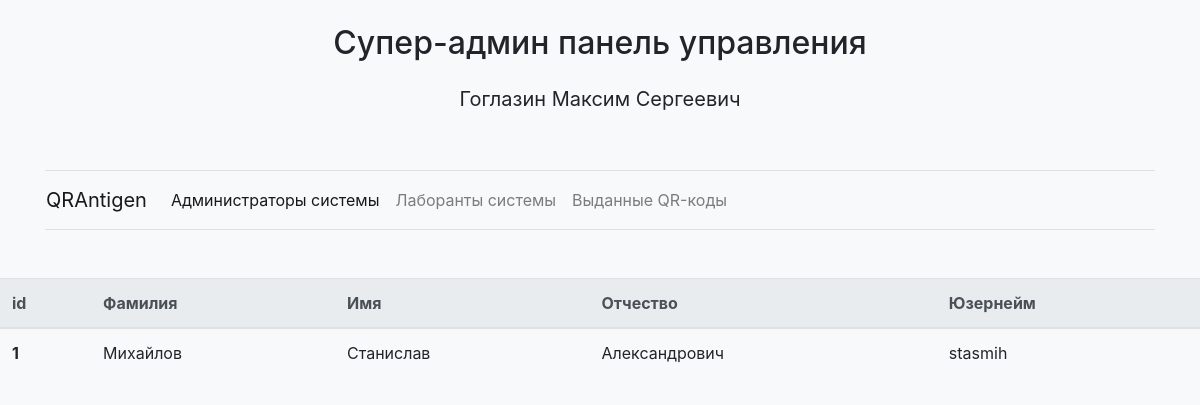
The page /superadmin/admins on the database its author committed.
### models.py (models this page shows, shortened)
class SuperAdmin(db.Model):
    id = db.Column(db.Integer, primary_key=True)
    username = db.Column(db.String(64), index=True, unique=True)
    password_hash = db.Column(db.String(128))
    first_name = db.Column(db.String(64), index=True)
    last_name = db.Column(db.String(64), index=True)
    patronymic = db.Column(db.String(64), index=True)
    privileged_admins = db.relationship('Admin', backref='privileged_by', lazy='dynamic')

class Admin(db.Model):
    id = db.Column(db.Integer, primary_key=True)
    username = db.Column(db.String(64), index=True, unique=True)
    password_hash = db.Column(db.String(128))
    first_name = db.Column(db.String(64), index=True)
    last_name = db.Column(db.String(64), index=True)
    patronymic = db.Column(db.String(64), index=True)
    privileged_by_id = db.Column(db.Integer, db.ForeignKey('super_admin.id'))
    privileged_doctors = db.relationship('Doctor', backref='privileged_by', lazy='dynamic')

### app.py (the view)
@app.route('/superadmin')
@app.route('/superadmin/admins')
def superadmin_panel_admins():
    admins = Admin().query.all()
    superadmin = SuperAdmin.query.get(1)
    return render_template('/superadmin/admins.html', superadmin=superadmin, data=admins)

### templates/superadmin/admins.html
{% extends 'superadmin/base.html' %}
{% block nav %}
    <div class="navbar-nav">
        <a class="nav-item nav-link active" href="/superadmin/admins">Администраторы системы</a>
        <a class="nav-item nav-link" href="/superadmin/doctors">Лаборанты системы</a>
        <a class="nav-item nav-link" href="/superadmin/passes">Выданные QR-коды</a>
    </div>
{% endblock %}
{% block content %}
    <table class="table mt-5">
        <thead class="thead-light">
        <tr>
            <th scope="col">id</th>
            <th scope="col">Фамилия</th>
            <th scope="col">Имя</th>
            <th scope="col">Отчество</th>
            <th scope="col">Юзернейм</th>
        </tr>
        </thead>
        <tbody>
        {% for row in data %}
            <tr>
                <th scope="row">{{ row['id'] }}</th>
                <td>{{ row['last_name'] }}</td>
                <td>{{ row['first_name'] }}</td>
                <td>{{ row['patronymic'] }}</td>
                <td>{{ row['username'] }}</td>
            </tr>
        {% endfor %}
        </tbody>
    </table>
{% endblock %}

### templates/superadmin/base.html (shortened to what this page needs)
<!doctype html>
<html lang="en">
<head>
    <link rel="stylesheet" href="{{ url_for('static', filename='css/bootstrap.min.css') }}">
    <link rel="stylesheet" href="{{ url_for('static', filename='css/admin_panel.css') }}">
</head>
<body class="bg-light">
<div class="container">
    <div class="py-4 text-center">
        <h2>Супер-админ панель управления</h2>
        <br>
        <p class="lead" style="margin-top: -10px"><b>{{ superadmin['last_name'] + ' ' + superadmin['first_name'] + ' ' + superadmin['patronymic'] }}</b></p>
    </div>
    <hr>
    <div class="nav-menu">
        <div class="row">
            <nav class="navbar navbar-light navbar-expand-lg col-md-12">
                <a class="navbar-brand">QRAntigen</a>
                <div class="collapse navbar-collapse" id="navbarNavAltMarkup">
                    {% block nav %}{% endblock %}
                </div>
            </nav>
        </div>
    </div>
    <hr>
</div>
<div class="content">
    {% block content %}{% endblock %}
</div>
</body>
</html>

### static/css/admin_panel.css (style rules this page uses)
.nav-menu { margin-top: -15px; margin-bottom: -15px; }
a.navbar-brand { cursor: default; }

### rows shown on the page
SuperAdmin: last_name+first_name+patronymic "Гоглазин Максим Сергеевич"
Admin: id "1", last_name "Михайлов", first_name "Станислав", patronymic "Александрович", username "stasmih"
